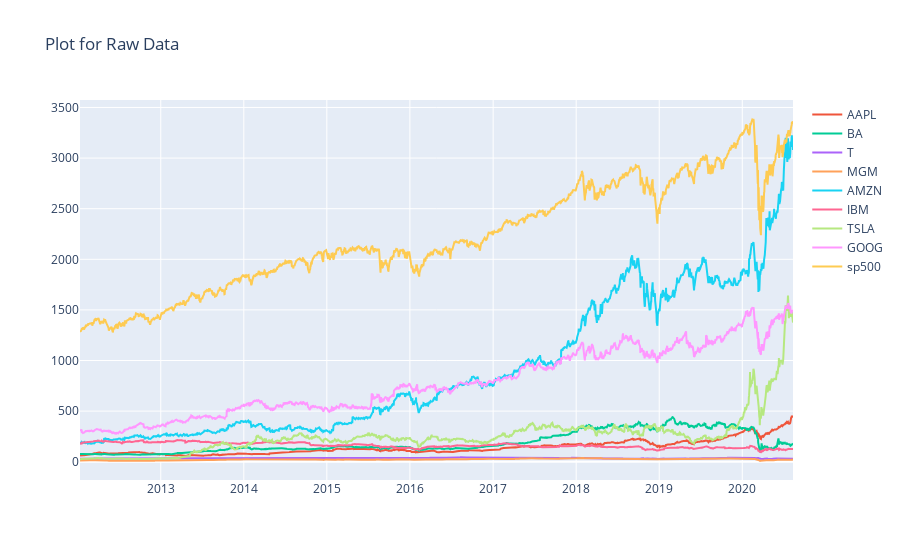

Notebook code for this chart:
### Code cell
interactive_plot(stock_df, "Plot for Raw Data")

### Figure 1 — Plotly figure (JSON) as saved in the notebook; plotly's stock layout.template omitted (floating-point values rounded to 4 significant figures; data arrays with more than 128 entries replaced by an {"elided": "..."} marker saying what was removed)
{"data": [{"hovertemplate": "<extra></extra>", "legendgroup": "", "line": {"color": "#636efa", "dash": "solid"}, "marker": {"symbol": "circle"}, "mode": "lines", "name": "", "orientation": "v", "showlegend": false, "type": "scatter", "xaxis": "x", "yaxis": "y"}, {"name": "AAPL", "type": "scatter", "x": {"elided": "2159 str values"}, "y": {"elided": "2159 float values"}}, {"name": "BA", "type": "scatter", "x": {"elided": "2159 str values"}, "y": {"elided": "2159 float values"}}, {"name": "T", "type": "scatter", "x": {"elided": "2159 str values"}, "y": {"elided": "2159 float values"}}, {"name": "MGM", "type": "scatter", "x": {"elided": "2159 str values"}, "y": {"elided": "2159 float values"}}, {"name": "AMZN", "type": "scatter", "x": {"elided": "2159 str values"}, "y": {"elided": "2159 float values"}}, {"name": "IBM", "type": "scatter", "x": {"elided": "2159 str values"}, "y": {"elided": "2159 float values"}}, {"name": "TSLA", "type": "scatter", "x": {"elided": "2159 str values"}, "y": {"elided": "2159 float values"}}, {"name": "GOOG", "type": "scatter", "x": {"elided": "2159 str values"}, "y": {"elided": "2159 float values"}}, {"name": "sp500", "type": "scatter", "x": {"elided": "2159 str values"}, "y": {"elided": "2159 float values"}}], "layout": {"autosize": true, "legend": {"tracegroupgap": 0}, "title": {"text": "Plot for Raw Data"}, "xaxis": {"anchor": "y", "autorange": true, "domain": [0, 1], "range": ["2012-01-12", "2020-08-11"], "type": "date"}, "yaxis": {"anchor": "x", "autorange": true, "domain": [0, 1], "range": [-180.6, 3574.0], "type": "linear"}}}
